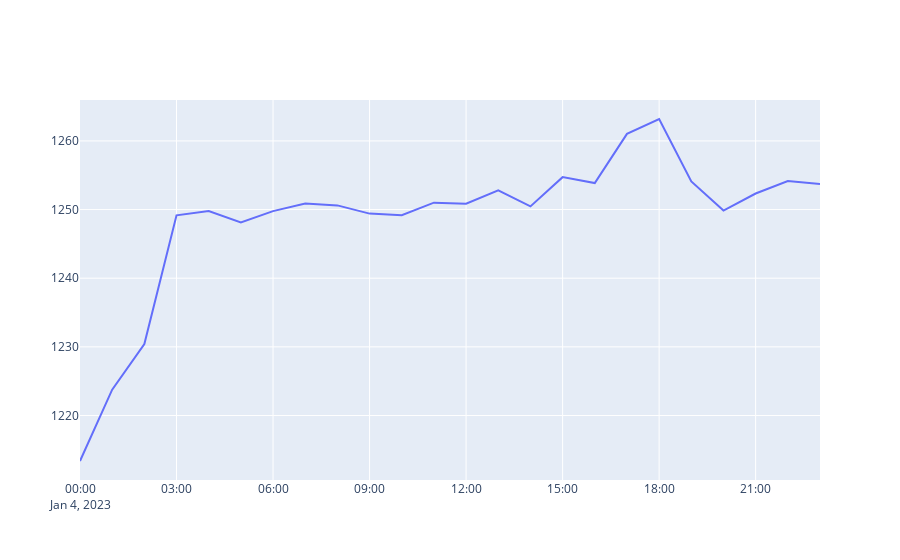
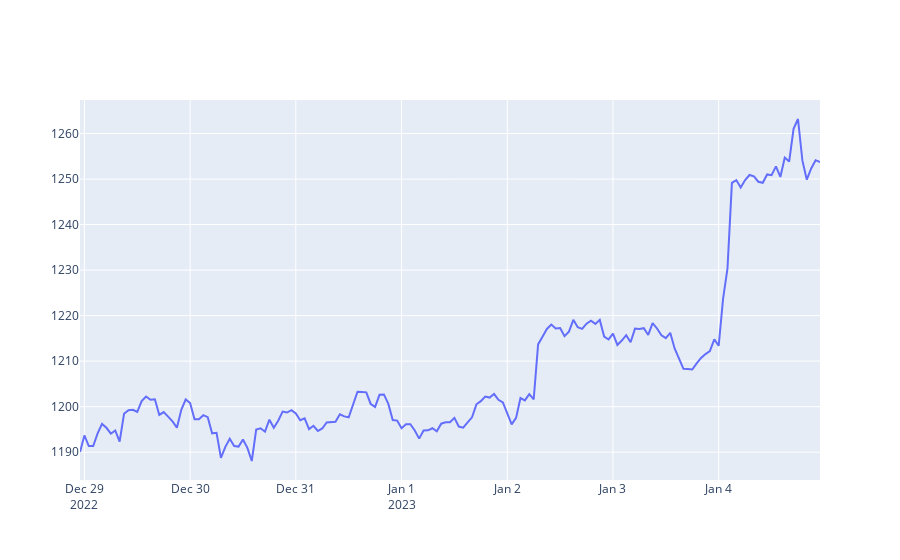
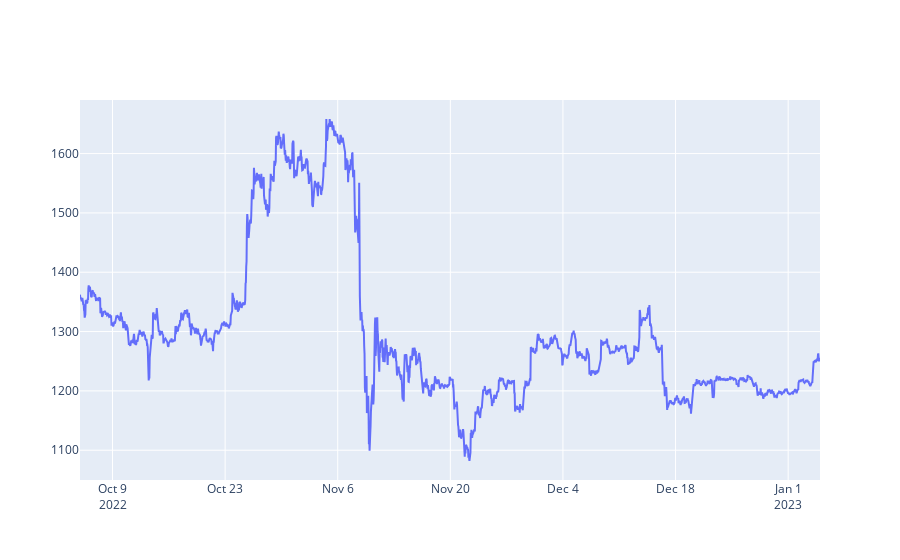
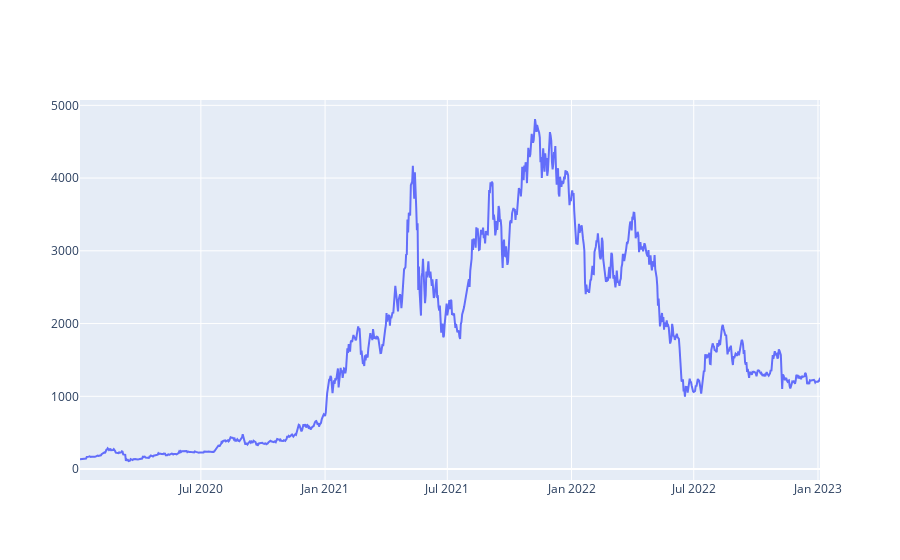

Source (notebook cell) for these figures, in order:
### Code cell
( getLine(getRates('ETH-USD',  '1d',  '1h')) )
( getLine(getRates('ETH-USD',  '1wk',  '1h')) )
( getLine(getRates('ETH-USD',  '3mo',  '1h')) )
( getLine(getRates('ETH-USD',  '3y',  '1d')) )

### Figure 1 — Plotly figure (JSON) as saved in the notebook; plotly's stock layout.template omitted (floating-point values rounded to 4 significant figures)
{"data": [{"x": ["2023-01-04T00:00:00", "2023-01-04T01:00:00", "2023-01-04T02:00:00", "2023-01-04T03:00:00", "2023-01-04T04:00:00", "2023-01-04T05:00:00", "2023-01-04T06:00:00", "2023-01-04T07:00:00", "2023-01-04T08:00:00", "2023-01-04T09:00:00", "2023-01-04T10:00:00", "2023-01-04T11:00:00", "2023-01-04T12:00:00", "2023-01-04T13:00:00", "2023-01-04T14:00:00", "2023-01-04T15:00:00", "2023-01-04T16:00:00", "2023-01-04T17:00:00", "2023-01-04T18:00:00", "2023-01-04T19:00:00", "2023-01-04T20:00:00", "2023-01-04T21:00:00", "2023-01-04T22:00:00", "2023-01-04T23:00:00"], "y": [1213.0, 1224.0, 1230.0, 1249.0, 1250.0, 1248.0, 1250.0, 1251.0, 1251.0, 1249.0, 1249.0, 1251.0, 1251.0, 1253.0, 1250.0, 1255.0, 1254.0, 1261.0, 1263.0, 1254.0, 1250.0, 1252.0, 1254.0, 1254.0], "type": "scatter"}], "layout": {"xaxis": {"type": "date", "range": ["2023-01-04", "2023-01-04 23:00"], "autorange": true}, "yaxis": {"type": "linear", "range": [1211.0, 1266.0], "autorange": true}, "autosize": true}}

### Figure 2 — Plotly figure (JSON) as saved in the notebook; plotly's stock layout.template omitted (floating-point values rounded to 4 significant figures; data arrays with more than 128 entries replaced by an {"elided": "..."} marker saying what was removed)
{"data": [{"x": {"elided": "169 str values"}, "y": {"elided": "169 float values"}, "type": "scatter"}], "layout": {"xaxis": {"type": "date", "range": ["2022-12-28 23:00", "2023-01-04 23:00"], "autorange": true}, "yaxis": {"type": "linear", "range": [1184.0, 1267.0], "autorange": true}, "autosize": true}}

### Figure 3 — Plotly figure (JSON) as saved in the notebook; plotly's stock layout.template omitted (floating-point values rounded to 4 significant figures; data arrays with more than 128 entries replaced by an {"elided": "..."} marker saying what was removed)
{"data": [{"x": {"elided": "2207 str values"}, "y": {"elided": "2207 float values"}, "type": "scatter"}], "layout": {"xaxis": {"type": "date", "range": ["2022-10-04 23:00", "2023-01-04 23:00"], "autorange": true}, "yaxis": {"type": "linear", "range": [1050.0, 1690.0], "autorange": true}, "autosize": true}}

### Figure 4 — Plotly figure (JSON) as saved in the notebook; plotly's stock layout.template omitted (floating-point values rounded to 4 significant figures; data arrays with more than 128 entries replaced by an {"elided": "..."} marker saying what was removed)
{"data": [{"x": {"elided": "1097 str values"}, "y": {"elided": "1097 float values"}, "type": "scatter"}], "layout": {"xaxis": {"type": "date", "range": ["2020-01-04", "2023-01-04"], "autorange": true}, "yaxis": {"type": "linear", "range": [-150.6, 5073.0], "autorange": true}, "autosize": true}}
